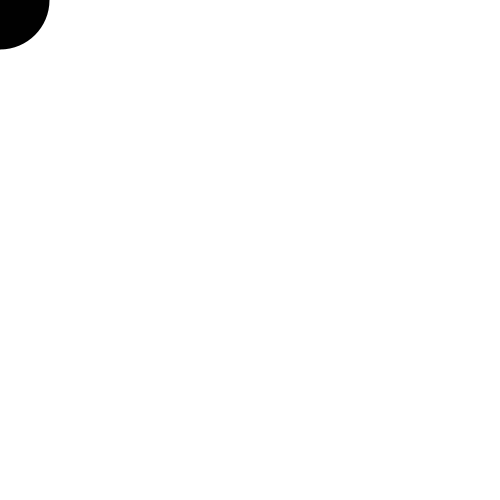
Frame 1 (no input)
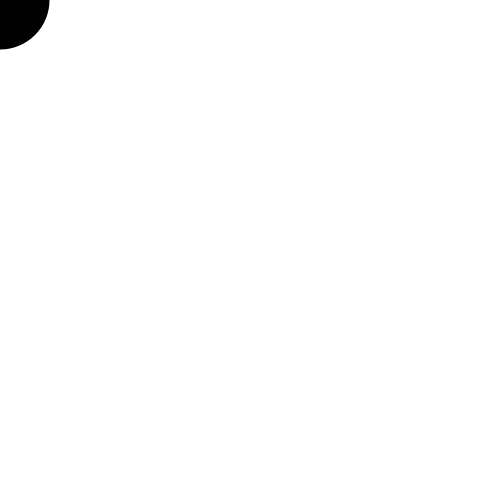
Frame 60 (the mouse pressed at the canvas centre just before this capture)
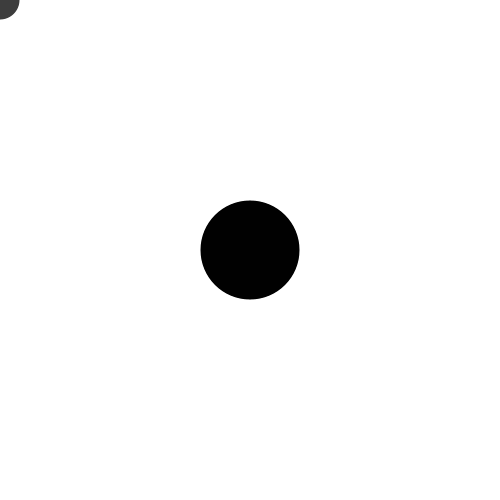
Frame 120 (the mouse held since frame 60 and released just before this capture)

The Processing sketch that drew these frames (run headless with seeded random() and noise(); from frame 60 on, the mouse is pressed at the canvas centre):

// Processing sketch: inkink
// ── inkink.pde
class Point{
  int x, y;
}
int num;
Point[] circle_centers;
void setup(){
  size(500, 500);
  background(255);
  num = 0; 
  circle_centers = new Point[100];
  initializeArr();
}
void draw(){
  frameRate(60);
  background(255);
  addmousepointer();
  drawCircles();
}
void initializeArr(){
  for (int i=0; i<100; i++) {
    circle_centers[i] = new Point();
    //circle_centers[i].x = mouseX;
    //circle_centers[i].y = mouseY;
  }
}
void addmousepointer(){
  if (num < 100) num++;
  for (int i=100-num; i<100; i++){
    if (i==0) continue;
    circle_centers[i-1].x = circle_centers[i].x;
    circle_centers[i-1].y = circle_centers[i].y;
  } 
  circle_centers[99].x = mouseX;
  circle_centers[99].y = mouseY;
}
void drawCircles(){
  for (int i=100-num; i<100; i++){
    noStroke();
    fill(100-i);
    ellipse(circle_centers[i].x, circle_centers[i].y, i, i);
    print(circle_centers[i].x);
    print(",");
    println(circle_centers[i].y);
  }  
}
